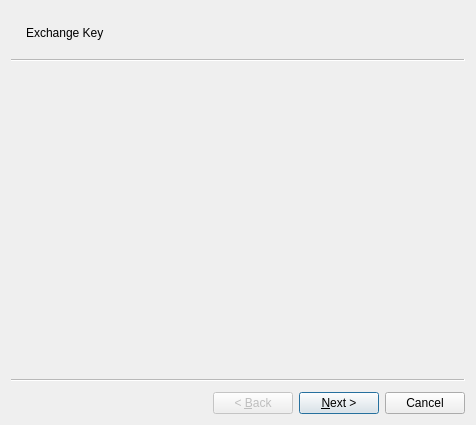
<?xml version="1.0" encoding="UTF-8"?>
<ui version="4.0">
 <class>Key_Exchange_Wizard</class>
 <widget class="QWizard" name="Key_Exchange_Wizard">
  <property name="geometry">
   <rect>
    <x>0</x>
    <y>0</y>
    <width>476</width>
    <height>425</height>
   </rect>
  </property>
  <property name="windowTitle">
   <string>Wizard</string>
  </property>
  <widget class="QWizardPage" name="wizardPage_Exchange_Tips">
   <property name="subTitle">
    <string>Exchange Key</string>
   </property>
   <layout class="QVBoxLayout" name="verticalLayout"/>
  </widget>
  <widget class="QWizardPage" name="wizardPage_Create_Myself_Key_Pair">
   <layout class="QVBoxLayout" name="verticalLayout_2">
    <item>
     <widget class="QTextEdit" name="textEdit_Myself_Public_Key_Display"/>
    </item>
    <item>
     <widget class="QPushButton" name="pushButton_Create_Myself_Key_Pair">
      <property name="text">
       <string>Create Key</string>
      </property>
     </widget>
    </item>
    <item>
     <widget class="QPushButton" name="pushButton_Copy_Myself_Public_Key">
      <property name="text">
       <string>Copy</string>
      </property>
     </widget>
    </item>
   </layout>
  </widget>
  <widget class="QWizardPage" name="wizardPage_Get_Other_Public_Key">
   <layout class="QVBoxLayout" name="verticalLayout_3">
    <item>
     <widget class="QTextEdit" name="textEdit_Other_Public_Key_Display"/>
    </item>
    <item>
     <widget class="QPushButton" name="pushButton_Paste_Other_Public_Key">
      <property name="text">
       <string>Paste</string>
      </property>
     </widget>
    </item>
   </layout>
  </widget>
  <widget class="QWizardPage" name="wizardPage_Save_Key">
   <layout class="QHBoxLayout" name="horizontalLayout">
    <item>
     <widget class="QLineEdit" name="lineEdit_Key_Save_Path"/>
    </item>
    <item>
     <widget class="QPushButton" name="pushButton_Key_Save_Browse">
      <property name="text">
       <string>Browse</string>
      </property>
     </widget>
    </item>
   </layout>
  </widget>
 </widget>
 <resources/>
 <connections/>
</ui>
